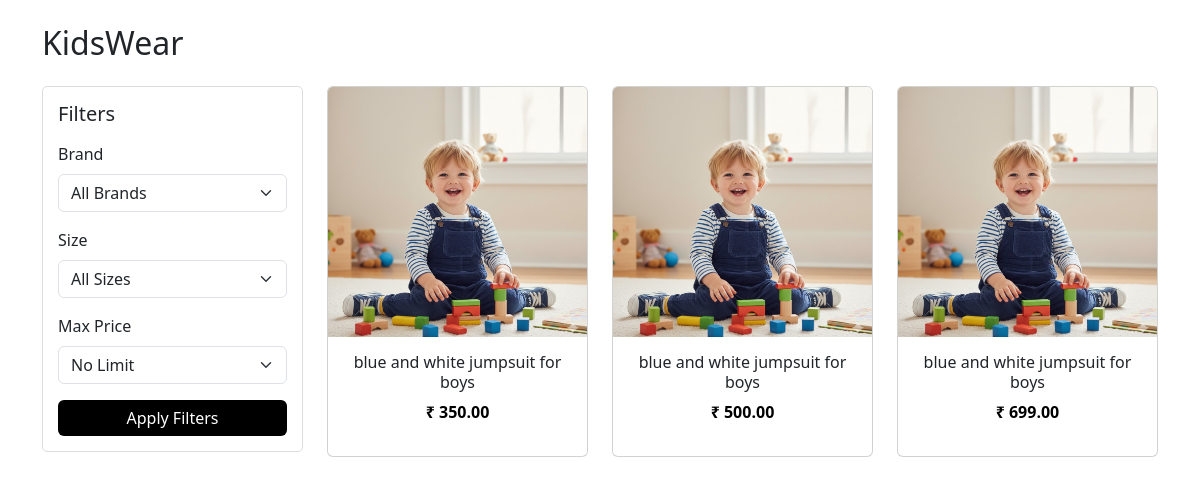
Screenshot of /category/kids-wear/ with the database file from the repository.
### products/models.py (models this page shows, shortened)
class Category(models.Model):
    name = models.CharField(max_length=100)
    slug = models.SlugField(unique=True)
    parent = models.ForeignKey(
        'self',
        on_delete=models.CASCADE,
        null=True,
        blank=True,
        related_name='subcategories'
    )

class Product(models.Model):
    category = models.ForeignKey(Category, on_delete=models.CASCADE)
    brand = models.ForeignKey(
        Brand,
        on_delete=models.SET_NULL,
        null=True,
        blank=True
    )
    name = models.CharField(max_length=200)
    description = models.TextField(blank=True)
    price = models.DecimalField(max_digits=10, decimal_places=2)
    image = models.ImageField(upload_to='products/')
    stock = models.PositiveIntegerField()
    sizes = models.ManyToManyField(Size, blank=True)
    is_available = models.BooleanField(default=True)

### products/views.py (the view)
# urls.py: path('category/<slug:slug>/', views.category_products, name='category_products'),
def category_products(request, slug):
    category = get_object_or_404(Category, slug=slug)
    products = Product.objects.filter(category=category, is_available=True)
    brand = request.GET.get('brand')
    size = request.GET.get('size')
    price = request.GET.get('price')
    if brand:
        products = products.filter(brand__slug=brand)
    if size:
        products = products.filter(sizes__id=size)
    if price:
        products = products.filter(price__lte=price)
    context = {
        'category': category,
        'products': products,
        'brands': Brand.objects.all(),
        'sizes': Size.objects.all(),
    }
    return render(request, 'products/product_list.html', context)

### products/models.py (called while the page is built)
    def __str__(self):
        if self.category_type == 'kids':
            return f"{self.label} - {self.age_group}"
        return f"{self.label} ({self.category_type})"

### templates/products/product_list.html (shortened to what this page needs)
{% load static %}
<!DOCTYPE html>
<html lang="en">
<head>
    <link rel="stylesheet"
          href="https://cdn.jsdelivr.net/npm/bootstrap@5.3.2/dist/css/bootstrap.min.css">
    <link rel="stylesheet" href="{% static 'css/style.css' %}">
</head>
<body>
<div class="container mt-4">
    <h2 class="mb-4">{{ category.name }}</h2>
    <div class="row">
        <div class="col-md-3 mb-4">
            <div class="filter-box">
                <form method="get">
                    <h5 class="mb-3">Filters</h5>
                    <label class="form-label">Brand</label>
                    <select name="brand" class="form-select mb-3">
                        <option value="">All Brands</option>
                    </select>
                    <label class="form-label">Size</label>
                    <select name="size" class="form-select mb-3">
                        <option value="">All Sizes</option>
                    </select>
                    <label class="form-label">Max Price</label>
                    <select name="price" class="form-select mb-3">
                        <option value="">No Limit</option>
                    </select>
                    <button class="btn btn-dark w-100">
                        Apply Filters
                    </button>
                </form>
            </div>
        </div>
        <div class="col-md-9">
            <div class="row">
                {% for product in products %}
                    <div class="col-md-4 col-sm-6 mb-4">
                        <div class="card product-card h-100">
                            <a href="{% url 'products:product_detail' product.id %}">
                                <img src="{{ product.image.url }}"
                                     class="card-img-top"
                                     alt="{{ product.name }}">
                            </a>
                            <div class="card-body text-center">
                                <h6 class="card-title">
                                    {{ product.name }}
                                </h6>
                                <p class="price">
                                    ₹ {{ product.price }}
                                </p>
                            </div>
                        </div>
                    </div>
                {% empty %}
                    <p>No products found.</p>
                {% endfor %}
            </div>
        </div>
    </div>
</div>
</body>
</html>

### static/css/style.css (style rules this page uses)
.product-card img { height: 250px; object-fit: cover; }
.product-card { transition: 0.3s; }
.price { font-weight: bold; color: #000; }
.filter-box { border: 1px solid #ddd; padding: 15px; border-radius: 5px; }
.btn-dark { background-color: #000; border: none; }
img { max-height: 450px; object-fit: cover; }
.btn-dark { background-color: #000; }

### rows the page displays
Category: name "KidsWear"
Product: image (picture), name "blue and white jumpsuit for boys", price "350.00"
Product: image (picture), name "blue and white jumpsuit for boys", price "500.00"
Product: image (picture), name "blue and white jumpsuit for boys", price "699.00"
